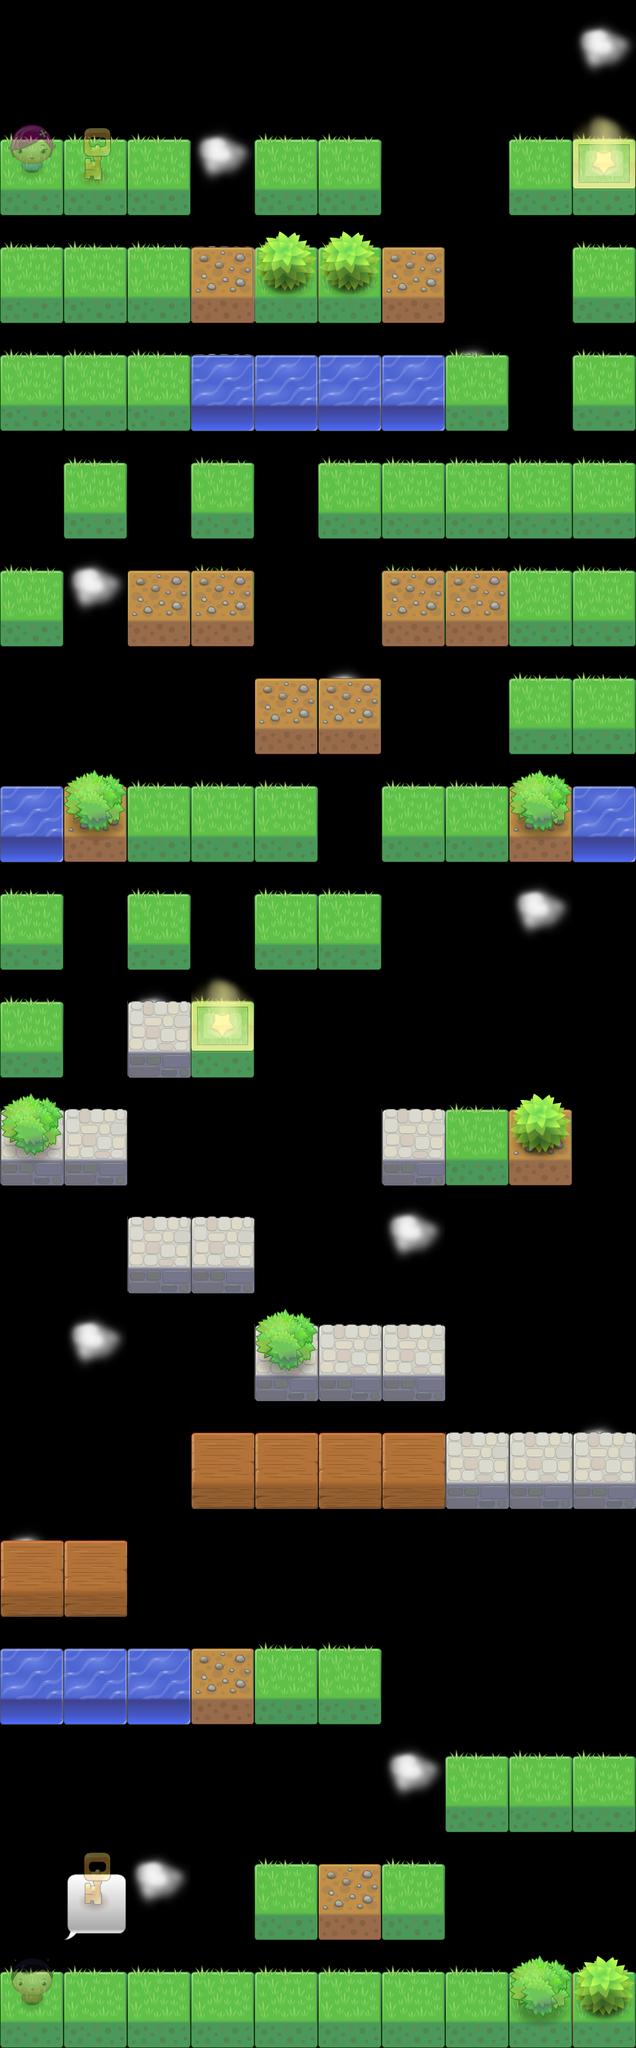

The image is a tile-based game level rendered from a .tmx file. Its description and complete source (layers, tilesets, objects, tile grids) follow:
An orthogonal 10x19 tile map with 101x171 px tiles, 5 tile layers (clouds, blocks, foreblocks, most fore, ...).

<map version="1.0" orientation="orthogonal" width="10" height="19" tilewidth="101" tileheight="171">
 <properties>
  <property name="TilesetFrom" value="www.lostgarden.com" />
  <property name="background_color" value="#FFCC00" />
  <property name="levelName" value="Introduction" />
 </properties>
 <tileset firstgid="1" name="tiles" tilewidth="101" tileheight="171">
  <image source="tiles.png" width="1313" height="179" />
  <tile id="3">
   <properties>
    <property name="blocking" value="always" />
   </properties>
  </tile>
 </tileset>
 <layer name="clouds" width="10" height="19">
  <data encoding="csv">
0,0,0,0,0,0,0,0,0,13,
0,0,6,13,0,0,0,0,0,0,
6,6,6,12,0,0,0,0,0,6,
6,6,0,12,0,0,0,13,0,6,
0,0,0,6,0,6,6,6,0,6,
0,13,0,6,0,0,6,6,6,0,
0,0,0,0,0,13,0,0,6,6,
0,0,6,6,6,0,0,0,0,0,
6,0,6,0,0,0,0,0,13,0,
6,0,13,0,0,0,0,0,0,0,
0,0,0,0,0,0,0,0,0,0,
0,0,0,0,0,0,13,0,0,0,
0,13,0,0,0,0,0,0,0,0,
0,0,0,0,0,0,0,0,0,13,
13,0,0,0,0,0,0,0,0,0,
0,0,0,0,0,0,0,0,0,0,
0,0,0,0,0,0,13,0,0,0,
0,0,13,0,0,0,0,0,0,0,
0,0,0,0,0,0,0,0,0,0
</data>
 </layer>
 <layer name="blocks" width="10" height="19">
  <data encoding="csv">
0,0,0,0,0,0,0,0,0,0,
6,6,0,0,6,6,0,0,6,6,
0,0,0,4,6,6,4,0,0,0,
0,0,6,8,8,8,8,6,0,0,
0,6,0,0,0,0,0,0,6,0,
6,0,4,4,0,0,4,4,0,6,
0,0,0,0,4,4,0,0,0,0,
8,4,6,6,0,0,6,6,4,8,
0,0,0,0,6,6,0,0,0,0,
0,0,12,6,0,0,0,0,0,0,
12,12,0,0,0,0,12,6,4,0,
0,0,12,12,0,0,0,0,0,0,
0,0,0,0,12,12,12,0,0,0,
0,0,0,10,10,10,10,12,12,12,
10,10,0,0,0,0,0,0,0,0,
8,8,8,4,6,6,0,0,0,0,
0,0,0,0,0,0,0,6,6,6,
0,0,0,0,6,4,6,0,0,0,
6,6,6,6,6,6,6,6,6,6
</data>
 </layer>
 <layer name="foreblocks" width="10" height="19">
  <data encoding="csv">
0,0,0,0,0,0,0,0,0,0,
0,0,0,0,0,0,0,0,0,0,
0,0,0,0,11,11,0,0,0,0,
0,0,0,0,0,0,0,0,0,0,
0,0,0,0,0,0,0,0,0,0,
0,0,0,0,0,0,0,0,0,0,
0,0,0,0,0,0,0,0,0,0,
0,7,0,0,0,0,0,0,7,0,
0,0,0,0,0,0,0,0,0,0,
0,0,0,0,0,0,0,0,0,0,
7,0,0,0,0,0,0,0,11,0,
0,0,0,0,0,0,0,0,0,0,
0,0,0,0,7,0,0,0,0,0,
0,0,0,0,0,0,0,0,0,0,
0,0,0,0,0,0,0,0,0,0,
0,0,0,0,0,0,0,0,0,0,
0,0,0,0,0,0,0,0,0,0,
0,0,0,0,0,0,0,0,0,0,
0,0,0,0,0,0,0,0,7,11
</data>
 </layer>
 <layer name="most fore" width="10" height="19">
  <data encoding="csv">
0,0,0,0,0,0,0,0,0,0,
0,0,0,0,0,0,0,0,0,3,
0,0,0,0,0,0,0,0,0,0,
0,0,0,0,0,0,0,0,0,0,
0,0,0,0,0,0,0,0,0,0,
0,0,0,0,0,0,0,0,0,0,
0,0,0,0,0,0,0,0,0,0,
0,0,0,0,0,0,0,0,0,0,
0,0,0,0,0,0,0,0,0,0,
0,0,0,3,0,0,0,0,0,0,
0,0,0,0,0,0,0,0,0,0,
0,0,0,0,0,0,0,0,0,0,
0,0,0,0,0,0,0,0,0,0,
0,0,0,0,0,0,0,0,0,0,
0,0,0,0,0,0,0,0,0,0,
0,0,0,0,0,0,0,0,0,0,
0,0,0,0,0,0,0,0,0,0,
0,5,0,0,0,0,0,0,0,0,
0,0,0,0,0,0,0,0,0,0
</data>
 </layer>
 <layer name="interaction" width="10" height="19" opacity="0.39">
  <data encoding="csv">
0,0,0,0,0,0,0,0,0,0,
2,9,0,0,0,0,0,0,0,0,
0,0,0,0,0,0,0,0,0,0,
0,0,0,0,0,0,0,0,0,0,
0,0,0,0,0,0,0,0,0,0,
0,0,0,0,0,0,0,0,0,0,
0,0,0,0,0,0,0,0,0,0,
0,0,0,0,0,0,0,0,0,0,
0,0,0,0,0,0,0,0,0,0,
0,0,0,0,0,0,0,0,0,0,
0,0,0,0,0,0,0,0,0,0,
0,0,0,0,0,0,0,0,0,0,
0,0,0,0,0,0,0,0,0,0,
0,0,0,0,0,0,0,0,0,0,
0,0,0,0,0,0,0,0,0,0,
0,0,0,0,0,0,0,0,0,0,
0,0,0,0,0,0,0,0,0,0,
0,9,0,0,0,0,0,0,0,0,
1,0,0,0,0,0,0,0,0,0
</data>
 </layer>
</map>
